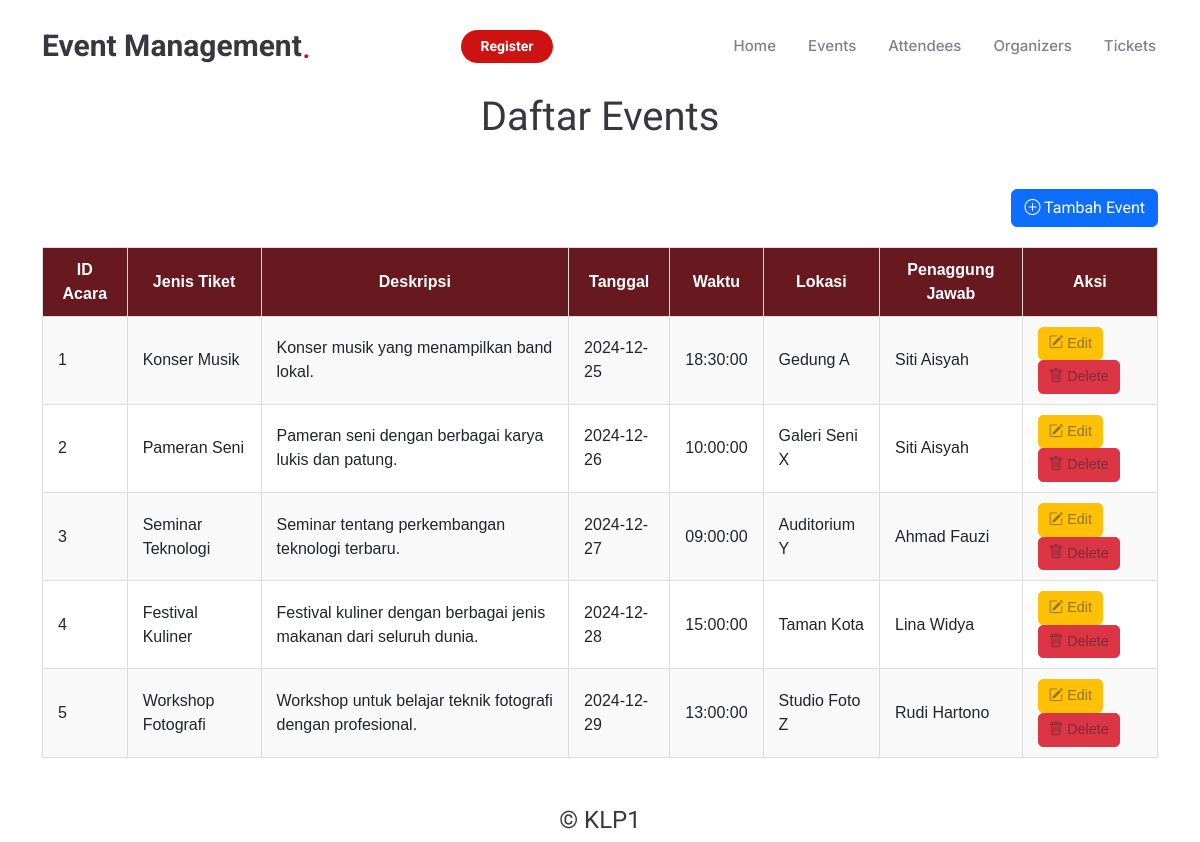
The page /event/index on the database its author committed.
### tables this page shows
CREATE TABLE `events` (
  `id_events` int NOT NULL,
  `nama_acara` varchar(50) NOT NULL,
  `deskripsi` varchar(255) NOT NULL,
  `tanggal` date NOT NULL,
  `waktu` time NOT NULL,
  `lokasi` varchar(50) NOT NULL,
  `id_org` int NOT NULL
);

CREATE TABLE `organizers` (
  `id_org` int NOT NULL,
  `nama` varchar(50) NOT NULL,
  `kontak` varchar(15) NOT NULL,
  `email` varchar(30) NOT NULL,
  `jabatan` varchar(50) NOT NULL
);

### app/controllers/template_controller.php (called while the page is built)
<?php
class TemplateController{
    public function header() {
            require_once '../app/views/template/header.php';
        }
    public function footer() {
            require_once '../app/views/template/footer.php';
        }
    }
?>

### public/index.php (called while the page is built, shortened)
<?php
require_once '../routes.php';

### app/controllers/event_controller.php (called while the page is built, shortened)
<?php
require_once '../app/models/events_model.php';
class EventController {
    private $EventsModel;
    public function __construct() {
        $this->EventsModel = new EventsModel();
    }
    public function index() {
        $EventController = $this->EventsModel->getAllEvents();
        require_once '../app/views/event/index.php';
    }
}

### config/database.php (called while the page is built, shortened)
<?php
class Database {
    private $host = 'localhost';
    private $db_name = '2D_klp1';
    private $username = 'root';
    private $password = '';
    public function connect() {
        $this->conn = null;
        try {
            $this->conn = new PDO("mysql:host=" . $this->host . ";dbname=" . $this->db_name, $this->username, $this->password);
            $this->conn->setAttribute(PDO::ATTR_ERRMODE, PDO::ERRMODE_EXCEPTION);
        } catch(PDOException $e) {
            echo "Connection error: " . $e->getMessage();
        }
        return $this->conn;
    }
}
?>

### app/models/events_model.php (called while the page is built, shortened)
<?php
require_once '../config/database.php';
class EventsModel {
    private $db;
    public function __construct() {
        $this->db = (new Database())->connect();
    }
    public function getAllEvents() {
        $query = $this->db->query("SELECT e.id_events, e.nama_acara, e.deskripsi, e.tanggal, e.waktu, e.lokasi, o.nama from events e join organizers o on o.id_org = e.id_org");
        $query->execute();
        return $query->fetchAll(PDO::FETCH_ASSOC);
    }
}

### app/views/event/index.php (the view, shortened to what this page needs)
<!DOCTYPE html>
<html lang="en">
<head>
    <link rel="stylesheet" href="/public/assets/vendor/bootstrap/css/bootstrap.min.css">
    <link href="/public/assets/css/main.css" rel="stylesheet">
    <link href="/public/assets/vendor/bootstrap-icons/bootstrap-icons.css" rel="stylesheet">
    <link href="/public/assets/vendor/aos/aos.css" rel="stylesheet">
    <link href="/public/assets/vendor/glightbox/css/glightbox.min.css" rel="stylesheet">
    <link href="/public/assets/vendor/swiper/swiper-bundle.min.css" rel="stylesheet">
</head>
<body>
<div class="text-center">
    <div class="container">
      <h1 class="mb-4">Daftar Events</h1>
    </div>
</div>
    <main class="container my-5">
    <div class="text-end mb-3">
      <a href="/event/create" class="btn btn-primary"><i class="bi bi-plus-circle"></i> Tambah Event</a>
    </div>
    <table class="table-custom">
      <thead>
        <tr>
          <th>ID Acara</th>
          <th>Jenis Tiket</th>
          <th>Deskripsi</th>
          <th>Tanggal</th>
          <th>Waktu</th>
          <th>Lokasi</th>
          <th>Penaggung Jawab</th>
          <th>Aksi</th>
        </tr>
      </thead>
      <tbody>
    <ul>
        <?php foreach ($EventController as $event): ?>
            <tr>
          <td><?= htmlspecialchars($event['id_events']); ?></td>
          <td><?= htmlspecialchars($event['nama_acara']); ?></td>
          <td><?= htmlspecialchars($event['deskripsi']); ?></td>
          <td><?= htmlspecialchars($event['tanggal']); ?></td>
          <td><?= htmlspecialchars($event['waktu']); ?></td>
          <td><?= htmlspecialchars($event['lokasi']); ?></td>
          <td><?= htmlspecialchars($event['nama']); ?></td>
          <td>
                        <a href="/event/edit/<?php echo $event['id_events']; ?>" class="btn btn-warning btn-sm">
                            <i class="bi bi-pencil-square"></i> Edit
                        </a>
                        <a href="/event/delete/<?php echo $event['id_events']; ?>" class="btn btn-danger btn-sm">
                            <i class="bi bi-trash"></i> Delete
                        </a>
                    </td>
        </tr>
        <?php endforeach; ?>
    </tbody>
    </table>
  </main>
</body>
</html>

### app/views/template/header.php (shortened to what this page needs)
<!DOCTYPE html>
<html lang="en">
<head>
    <link href="assets/vendor/bootstrap/css/bootstrap.min.css" rel="stylesheet">
    <link href="assets/vendor/bootstrap-icons/bootstrap-icons.css" rel="stylesheet">
    <link href="assets/vendor/aos/aos.css" rel="stylesheet">
    <link href="assets/vendor/glightbox/css/glightbox.min.css" rel="stylesheet">
    <link href="assets/vendor/swiper/swiper-bundle.min.css" rel="stylesheet">
    <link href="assets/css/main.css" rel="stylesheet">
</head>
<body>
    <header id="header" class="header d-flex align-items-center sticky-top">
        <div class="container position-relative d-flex align-items-center justify-content-between">
        <a href="/" class="logo d-flex align-items-center me-auto me-xl-0">
        <h1 class="sitename">Event Management</h1>
        <span>.</span>
        </a>
            <nav id="navmenu" class="navmenu">
                <ul>
                    <li><a href="/">Home</a></li>
                    <li><a href="/event/index">Events</a></li>
                    <li><a href="/peserta/index">Attendees</a></li>
                    <li><a href="/organizers/index">Organizers</a></li>
                    <li><a href="/tiket/index">Tickets</a></li>
                </ul>
            </nav>
            <a class="btn-getstarted" href="/peserta/create"><b>Register</b></a>
        </div>
    </header>
</body>
</html>

### routes.php (shortened to what this page needs)
<?php
require_once 'app/controllers/event_controller.php';
require_once 'app/controllers/template_controller.php';
$events = new EventController();
$organizers = new OrganizersController();
$peserta = new AttendeesController();
$tickets = new TicketController();
$home = new HomeController();
$template = new TemplateController();
$url = $_SERVER['REQUEST_URI'];
$requestMethod = $_SERVER['REQUEST_METHOD'];
$template->header();
        if ($url == '/'){
            $home->index();
        }elseif ($url == '/event/index') {
            $events->index();
        } elseif ($url == '/event/create' && $requestMethod == 'GET') {
            $events->create();
        } elseif ($url == '/event/store' && $requestMethod == 'POST') {
            $events->store();
        } elseif (preg_match('/\/event\/edit\/(\d+)/', $url, $matches) && $requestMethod == 'GET') {
            $eventsId = $matches[1];
            $events->edit($eventsId);
        } elseif (preg_match('/\/event\/update\/(\d+)/', $url, $matches) && $requestMethod == 'POST') {
            $eventsId = $matches[1];
            $events->update($eventsId, $_POST);
        } elseif (preg_match('/\/event\/delete\/(\d+)/', $url, $matches) && $requestMethod == 'GET') {
            $eventsId = $matches[1];
            $events->delete($eventsId);
        } elseif ($url == '/organizers/index') {
            $organizers->index();
        } elseif ($url == '/organizers/create' && $requestMethod == 'GET') {
            $organizers->create();
        } elseif ($url == '/organizers/store' && $requestMethod == 'POST') {
            $organizers->store();
        } elseif (preg_match('/\/organizers\/edit\/(\d+)/', $url, $matches) && $requestMethod == 'GET') {
            $organizersId = $matches[1];
            $organizers->edit($organizersId);
        } elseif (preg_match('/\/organizers\/update\/(\d+)/', $url, $matches) && $requestMethod == 'POST') {
            $organizersId = $matches[1];
            $organizers->update($organizersId, $_POST);
        } elseif (preg_match('/\/organizers\/delete\/(\d+)/', $url, $matches) && $requestMethod == 'GET') {
            $organizersId = $matches[1];
            $organizers->delete($organizersId);
        }elseif ($url == '/peserta/index') {
            $peserta->index();
        } elseif ($url == '/peserta/create' && $requestMethod == 'GET') {
            $peserta->create();
        } elseif ($url == '/peserta/store' && $requestMethod == 'POST') {
            $peserta->store();
        } elseif (preg_match('/\/peserta\/edit\/(\d+)/', $url, $matches) && $requestMethod == 'GET') {
            $userId = $matches[1];
            $peserta->edit($userId);
        } elseif (preg_match('/\/peserta\/update\/(\d+)/', $url, $matches) && $requestMethod == 'POST') {
            $userId = $matches[1];
            $peserta->update($userId, $_POST);
        } elseif (preg_match('/\/peserta\/delete\/(\d+)/', $url, $matches) && $requestMethod == 'GET') {
            $userId = $matches[1];
            $peserta->delete($userId);
        }elseif ($url == '/tiket/index') {
            $tickets->index();
        } elseif ($url == '/tiket/create') {
            $tickets->create();
        } elseif ($url == '/tiket/store') {
            $tickets->store();
        } elseif (preg_match('/\/tiket\/edit\/(\d+)/', $url, $matches) && $requestMethod == 'GET') {
            $id_tiket = $matches[1];
            $tickets->edit($id_tiket);
        } elseif (preg_match('/\/tiket\/update\/(\d+)/', $url, $matches) && $requestMethod == 'POST') {
            $id_tiket = $matches[1];
            $tickets->update($id_tiket, $_POST);
        } elseif (preg_match('/\/tiket\/delete\/(\d+)/', $url, $matches) && $requestMethod == 'GET') {
            $id_tiket = $matches[1];
            $tickets->delete($id_tiket);
        } else {
            http_response_code(404);
            echo "<h1>404 Not Found</h1>";
        }
$template->footer();

### app/views/template/footer.php (shortened to what this page needs)
<!DOCTYPE html>
<html lang="en">
<head>
    </head>
<body>
    <h4 style="text-align:center;">© KLP1</h4>
</body>
</html>

### public/assets/css/main.css (style rules this page uses)
:root { --default-font: "Roboto", system-ui, -apple-system, "Segoe UI", Roboto, "Helvetica Neue", Arial, "Noto Sans", "Liberation Sans", sans-serif, "Apple Color Emoji", "Segoe UI Emoji", "Segoe UI Symbol", "Noto Color Emoji"; --heading-font: "Amatic SC", sans-serif; --nav-font: "Inter", sans-serif; }
:root { --background-color: #ffffff; --default-color: #212529; --heading-color: #37373f; --accent-color: #ce1212; --surface-color: #ffffff; --contrast-color: #ffffff; }
:root { --nav-color: #7f7f90; --nav-hover-color: #ce1212; --nav-mobile-background-color: #ffffff; --nav-dropdown-background-color: #ffffff; --nav-dropdown-color: #7f7f90; --nav-dropdown-hover-color: #ce1212; }
:root { scroll-behavior: smooth; }
body { color: var(--default-color); background-color: var(--background-color); font-family: var(--default-font); }
a { color: var(--accent-color); text-decoration: none; transition: 0.3s; }
h1, h2, h3, h4, h5, h6 { color: var(--heading-color); font-family: var(--heading-font); }
.header { color: var(--default-color); background-color: var(--background-color); padding: 20px 0; transition: all 0.5s; z-index: 997; }
.header .logo { line-height: 1; }
.header .logo h1 { font-size: 30px; margin: 0; font-weight: 700; color: var(--heading-color); font-family: var(--default-font); }
.header .logo span { color: var(--accent-color); font-size: 36px; }
.header .btn-getstarted, .header .btn-getstarted:focus { color: var(--contrast-color); background: var(--accent-color); font-size: 14px; padding: 8px 26px; margin: 0; border-radius: 50px; transition: 0.3s; }
@media (max-width: 1200px) { .header .logo { order: 1; } }
@media (max-width: 1200px) { .header .btn-getstarted { order: 2; margin: 0 15px 0 0; padding: 6px 20px; } }
@media (max-width: 1200px) { .header .navmenu { order: 3; } }
@media (min-width: 1200px) { .navmenu { padding: 0; } }
@media (min-width: 1200px) { .navmenu ul { margin: 0; padding: 0; display: flex; list-style: none; align-items: center; } }
@media (min-width: 1200px) { .navmenu li { position: relative; } }
@media (min-width: 1200px) { .navmenu>ul>li { white-space: nowrap; padding: 15px 14px; } }
@media (min-width: 1200px) { .navmenu>ul>li:last-child { padding-right: 0; } }
@media (min-width: 1200px) { .navmenu a, .navmenu a:focus { color: var(--nav-color); font-size: 15px; padding: 0 2px; font-family: var(--nav-font); font-weight: 500; display: flex; align-items: center; justify-content: space-between; white-space: nowrap; transition: 0.3s; position: relative; } }
@media (min-width: 1200px) { .navmenu>ul>li>a:before { content: ""; position: absolute; height: 2px; bottom: -6px; left: 0; background-color: var(--nav-hover-color); visibility: hidden; width: 0px; transition: all 0.3s ease-in-out 0s; } }
.table-custom { width: 100%; border-collapse: collapse; margin: 20px 0; font-size: 1rem; font-family: Arial, sans-serif; text-align: left; }
.table-custom thead tr { background-color: #67191F; color: #fff; text-align: center; font-weight: bold; }
.table-custom th, .table-custom td { padding: 10px 15px; border: 1px solid #ddd; }
.table-custom tbody tr:nth-child(odd) { background-color: #f9f9f9; }
.table-custom a { color: #007bff; text-decoration: none; }
.table-custom .btn { padding: 5px 10px; border-radius: 5px; font-size: 0.9rem; text-align: center; cursor: pointer; display: inline-block; text-decoration: none; color: color-mix(in srgb, var(--default-color), transparent 50%); }

### rows shown on the page
events: id_events "1", nama_acara "Konser Musik", deskripsi "Konser musik yang menampilkan band lokal.", tanggal "2024-12-25", waktu "18:30:00", lokasi "Gedung A", id_org.nama "Siti Aisyah"
events: id_events "2", nama_acara "Pameran Seni", deskripsi "Pameran seni dengan berbagai karya lukis dan patung.", tanggal "2024-12-26", waktu "10:00:00", lokasi "Galeri Seni X", id_org.nama "Siti Aisyah"
events: id_events "3", nama_acara "Seminar Teknologi", deskripsi "Seminar tentang perkembangan teknologi terbaru.", tanggal "2024-12-27", waktu "09:00:00", lokasi "Auditorium Y", id_org.nama "Ahmad Fauzi"
events: id_events "4", nama_acara "Festival Kuliner", deskripsi "Festival kuliner dengan berbagai jenis makanan dari seluruh dunia.", tanggal "2024-12-28", waktu "15:00:00", lokasi "Taman Kota", id_org.nama "Lina Widya"
events: id_events "5", nama_acara "Workshop Fotografi", deskripsi "Workshop untuk belajar teknik fotografi dengan profesional.", tanggal "2024-12-29", waktu "13:00:00", lokasi "Studio Foto Z", id_org.nama "Rudi Hartono"
